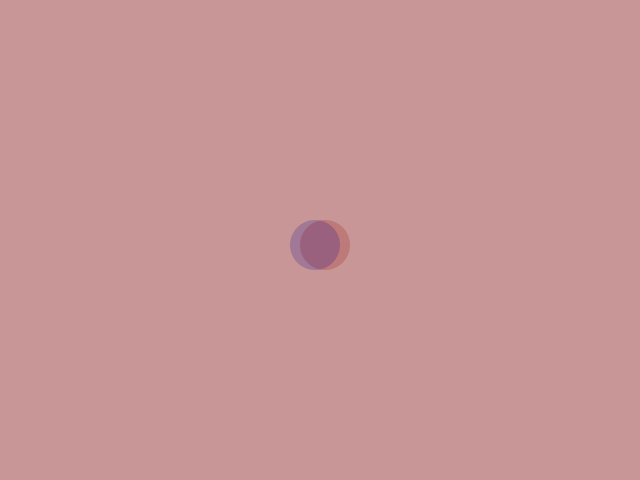
Frame 1 (no input)
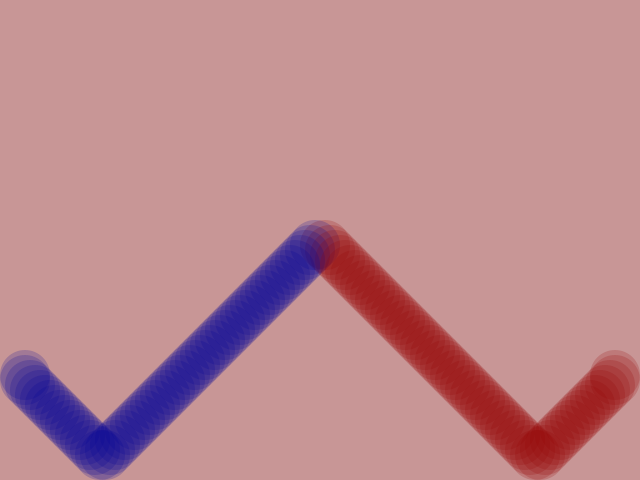
Frame 60 (the mouse pressed at the canvas centre just before this capture)
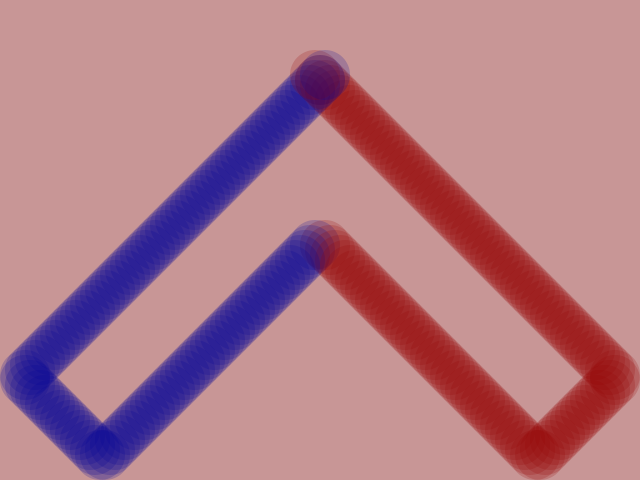
Frame 120 (the mouse held since frame 60 and released just before this capture)

The Processing sketch that drew these frames (run headless with seeded random() and noise(); from frame 60 on, the mouse is pressed at the canvas centre):

// Processing sketch: exercise03
// ── exercise03.pde
// Declares color backgroundColor (pink/beige).
color backgroundColor = color(200, 150, 150);

// Declaring two Bouncer objects.
Bouncer bouncer;
Bouncer bouncer2;

// A function that defines initial enviroment properties
void setup() {
  size(640, 480);
  background(backgroundColor);

  // Initializing our Bouncer objects
  // (with position x, y; speed vx, vy; size; default color, and hover color)
  bouncer = new Bouncer(width/2, height/2, 5, 5, 50, color(150, 0, 0, 50), color(255, 0, 0, 50));
  bouncer2 = new Bouncer(width/2, height/2, -5, 5, 50, color(0, 0, 150, 50), color(0, 0, 255, 50));
}


// Handling draw "loop"
void draw() {  
  // Updating internal variables of the objects
  bouncer.update();
  bouncer2.update();

  // Drawing Bouncer objects accoriding to their internal variables.
  bouncer.draw();
  bouncer2.draw();
}

// Handling mouse pressed.
void mousePressed () {
  background(backgroundColor);
}
// ── Bouncer.pde

// Declares new object class (Bouncer).
class Bouncer {
  // Declares integers x, y coordinates, xv, xy velocity, and the size of the object.  
  int x;
  int y;
  int vx;
  int vy;
  int size;

  // Declares color values 
  color fillColor;
  color defaultColor;
  color hoverColor;


  // Constructor, creats object with position x, y; speed vx, vy; size; default color, and hover color. 
  Bouncer(int tempX, int tempY, int tempVX, int tempVY, int tempSize, color tempDefaultColor, color tempHoverColor) {

    // Position of x, y coordinates which aquire their new values (tempX and tempY).
    x = tempX;
    y = tempY;

    // Velocity of x and y coordinates which aquire new values (tempVX and tempVY). 
    vx = tempVX;
    vy = tempVY;

    // Size of the object which aquires new value tempSize.  
    size = tempSize;

    // All color values aquire new color values (tempDefaultColor, tempHoverColor, defaultColor).  
    defaultColor = tempDefaultColor;
    hoverColor = tempHoverColor;
    fillColor = defaultColor;
  }

  // Updating internal variables. 
  void update() {
    // Updated position of x and y coordinates.  
    x += vx;
    y += vy;

    // Funtion handleBounce updates the object's behavior on bounce.  
    handleBounce();

    // Function handleMouse updates the behavior of the object with mouse position.
    handleMouse();
  }

  // Calls function handleBounce.
  void handleBounce() {

    // Determines the object's direction once it reaches either sides of the screen on x-axis and flips the signe. 
    if (x - size/2 < 0 || x + size/2 > width) {
      vx = -vx;
    }

    // Determines the object's direction once it reaches either sides of the screen on y-axis and flips the signe.
    if (y - size/2 < 0 || y + size/2 > height) {
      vy = -vy;
    }

    // Sets the minimum and maximum values for x and y while object is traveling on the screen.  
    x = constrain(x, size/2, width-size/2);
    y = constrain(y, size/2, height-size/2);
  }


  // Calls function handleMouse.
  void handleMouse() {

    // Chnages the color of the object once the parameters of "dist" and the "size" were met. 
    //Otherwise remain defaultColor.
    if (dist(mouseX, mouseY, x, y) < size/2) {
      fillColor = hoverColor;
    } else {
      fillColor = defaultColor;
    }
  }

  // Handling draw "loop"
  void draw() {
    noStroke();
    fill(fillColor);
    ellipse(x, y, size, size);
  }
}
